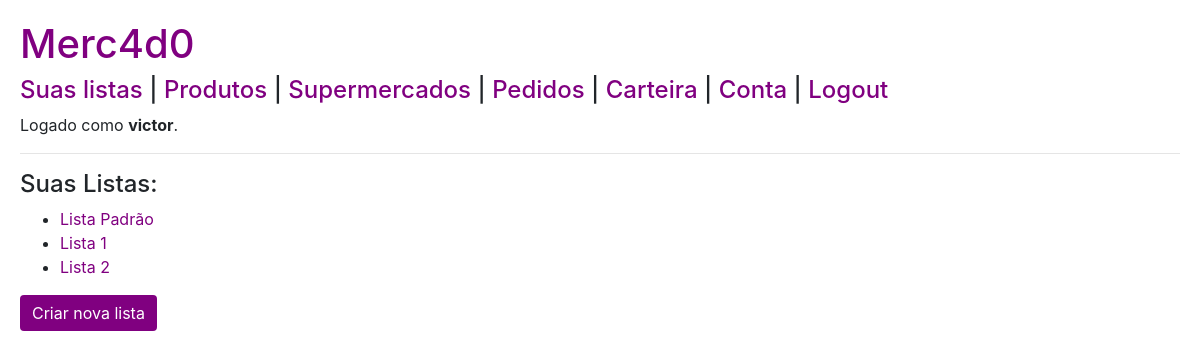
/ (signed in), run on an earlier commit of the app's database.
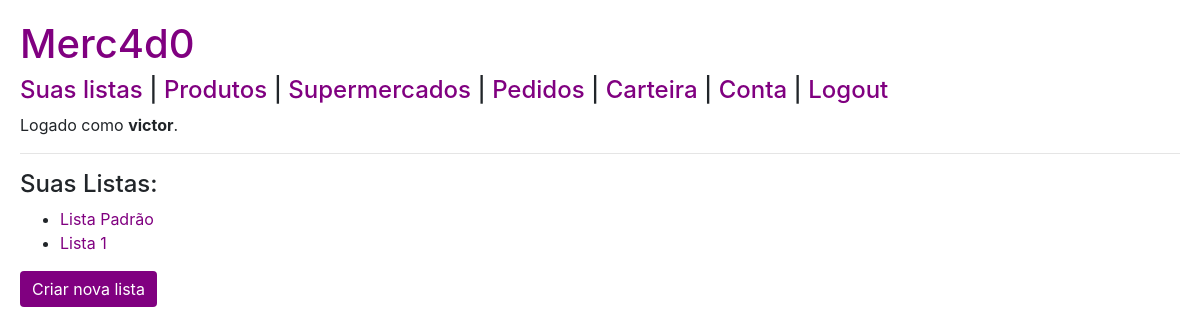
And on a later commit of the database.
### compras/models.py (models this page shows, shortened)
class Lista(models.Model):
    nome = models.CharField(max_length=50)
    usuario = models.ForeignKey(Usuario,
                                on_delete=models.CASCADE,
                                related_name="listas")

### compras/views.py (the view)
# urls.py: path('', views.index, name="index"),
@login_required(login_url='login')
def index(request):
    return render(request, "compras/index.html", {
        "listas": Lista.objects.filter(usuario=request.user)
    })

### compras/templates/compras/index.html
{% extends "compras/layout.html" %}
{% block body %}
<h4>Suas Listas:</h4>
<ul>
{% for lista in listas %}
    <li><a href="{% url 'lista' lista.id %}">{{ lista.nome }}</a></li>
{% empty %}
    <p>Nenhuma lista ainda.</p>
{% endfor %}
</ul>
<a href="{% url 'criar'%}">
<button type="button" class="btn btn-primary">Criar nova lista</button>
</a>
{% endblock %}

What changed in the data, as far as the page shows it:
removed Lista: nome "Lista 2"
